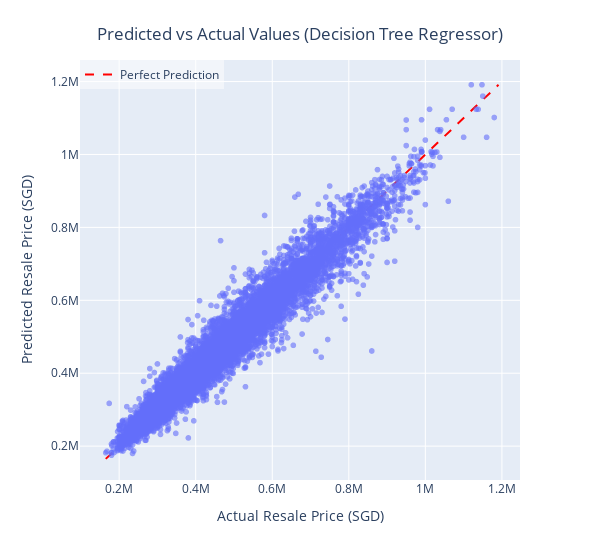

The cell this chart's notebook holds for it:
### Markdown cell above
The plot of feature importance tells us that floor_area_sqft, mid (floor), hawker_nearest_distance, age_sold, and mrt_nearest_distance are the top 5 most important features in this model. <br>

This features differ slightly from the correlation matrix. For example, hawker_nearest_distance displayed very low r values on the matrix but was ranked high for the decision tree model. <br>

This is because the decision tree regressor produces predictions on a rule-based approach and is able to handle non-linearity and complex interactions very well, hence capturing the non-linear relationship between resale price and both hawker_nearest_distance.

### Code cell
# Assign y_test and y_pred values to variables for plotting
results_df = pd.DataFrame({
    'Actual': y,
    'Predicted': y_pred_tuned
})

# Plot of predicted resale prices vs actual resale prices
fig3 = px.scatter(results_df, x='Actual', y='Predicted', opacity=0.6, width = 600,
                 labels={'Actual': 'Actual Resale Price (SGD)', 'Predicted': 'Predicted Resale Price (SGD)'})

# Add diagonal perfect prediction line
min_val = min(results_df.min())
max_val = max(results_df.max())
fig3.add_trace(go.Scatter(mode='lines',
               x=[min_val, max_val],
               y=[min_val, max_val],
               line=dict(color='red', dash='dash'),
               name='Perfect Prediction'))

fig3.update_layout(title = {'text' : 'Predicted vs Actual Values (Decision Tree Regressor)', 'x' : 0.5, 'y' : 0.95, 'xanchor' : 'center'})
fig3.update_layout(legend=dict(x=0, y=1, xanchor='left', yanchor='top', bgcolor='rgba(255, 255, 255, 0.5)'))
fig3.show()

### Figure 1 — Plotly figure (JSON) as saved in the notebook; plotly's stock layout.template omitted (floating-point values rounded to 4 significant figures; data arrays with more than 128 entries replaced by an {"elided": "..."} marker saying what was removed)
{"data": [{"hovertemplate": "Actual Resale Price (SGD)=%{x}<br>Predicted Resale Price (SGD)=%{y}<extra></extra>", "legendgroup": "", "marker": {"color": "#636efa", "opacity": 0.6, "symbol": "circle"}, "mode": "markers", "name": "", "showlegend": false, "type": "scattergl", "x": {"elided": "16737 float values"}, "xaxis": "x", "y": {"elided": "16737 float values"}, "yaxis": "y"}, {"line": {"color": "red", "dash": "dash"}, "mode": "lines", "name": "Perfect Prediction", "type": "scatter", "x": [165000.0, 1191200], "y": [165000.0, 1191200]}], "layout": {"legend": {"bgcolor": "rgba(255, 255, 255, 0.5)", "tracegroupgap": 0, "x": 0, "xanchor": "left", "y": 1, "yanchor": "top"}, "margin": {"t": 60}, "title": {"text": "Predicted vs Actual Values (Decision Tree Regressor)", "x": 0.5, "xanchor": "center", "y": 0.95}, "width": 600, "xaxis": {"anchor": "y", "domain": [0, 1], "title": {"text": "Actual Resale Price (SGD)"}}, "yaxis": {"anchor": "x", "domain": [0, 1], "title": {"text": "Predicted Resale Price (SGD)"}}}}
